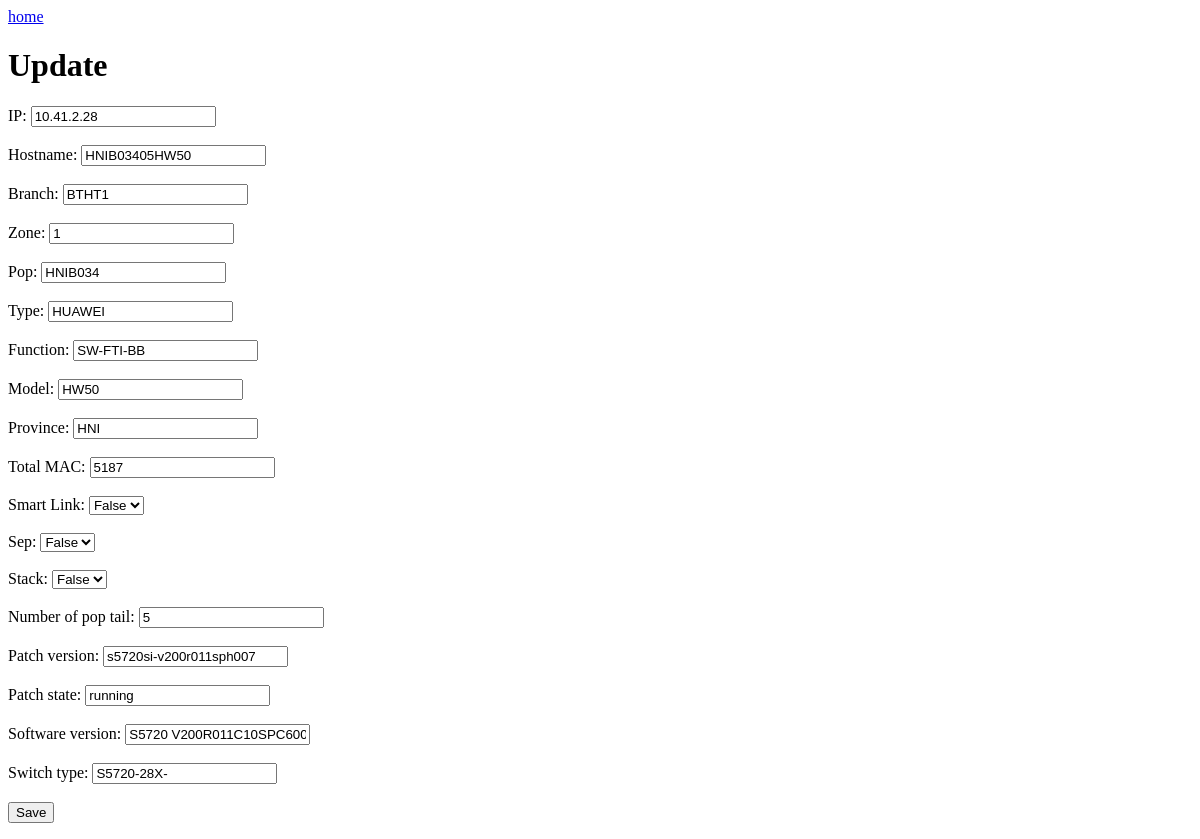
The page /home/782/update on the database as committed earlier.
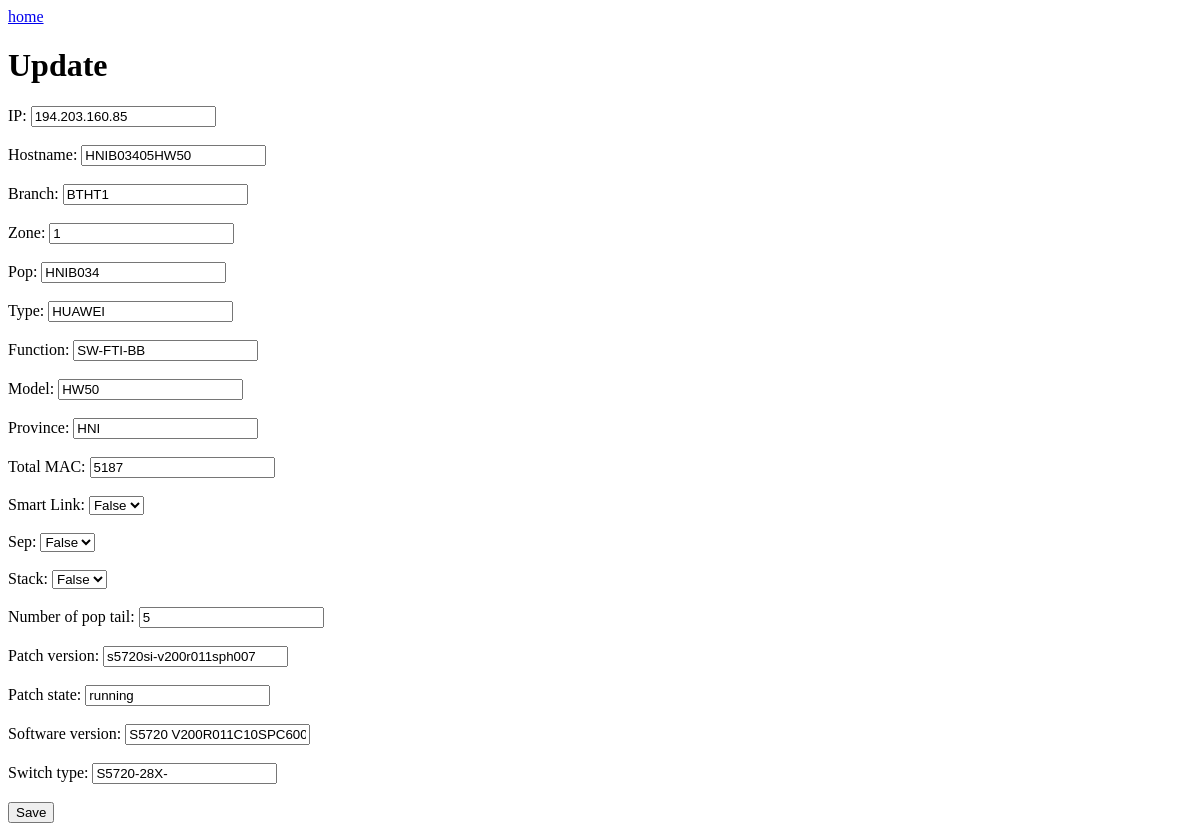
The same page on the database as committed later.
### miniProject/models.py (models this page shows, shortened)
class SampleData(models.Model):
    ip = models.CharField(max_length=100, default="10.41.2.28")
    hostname = models.CharField(max_length=100, default="HNIB03405HW50")
    branch = models.CharField(max_length=100, default="BTHT1")
    zone = models.IntegerField(default=1)
    pop = models.CharField(max_length=100, default="HNIB034")
    type = models.CharField(max_length=100, default="HUAWEI")
    function = models.CharField(max_length=100, default="SW-FTI-BB")
    model = models.CharField(max_length=100, default="HW50")
    province = models.CharField(max_length=100, default="HNI")
    total_mac = models.IntegerField(default=35)
    smart_link = models.BooleanField(default=False)
    sep = models.BooleanField(default=False)
    stack = models.BooleanField(default=False)
    number_of_pop_tail = models.IntegerField(default=0)
    patch_ver = models.CharField(max_length=100, default="s5720si-v200r011sph007")
    patch_state = models.CharField(max_length=100, default="running")
    software_ver = models.CharField(max_length=100, default="S5720 V200R011C10SPC600")
    switch_type = models.CharField(max_length=100, default="S5720-28X-")

### miniProject/views.py (the view)
# urls.py: path('update', views.update_data, name="update_data"),
@csrf_exempt
def update_data(request, _id):
    data = SampleData.objects.get(id = _id)
    return render(request, "miniProject/update.html",{'data':data})

### miniProject/templates/miniProject/update.html (shortened to what this page needs)
<a href="/home">home</a>
<form action= "{% url 'miniProject:update_submit' data.id  %}" method="post">
    <h1>Update</h1>
    <label for="ip">IP: </label>
    <input id="ip" type="text" name="ip" value="{{ data.ip }}">
    <br><br>
    <label for="hostname">Hostname: </label>
    <input id="hostname" type="text" name="hostname" value="{{ data.hostname }}">
    <br><br>
    <label for="branch">Branch: </label>
    <input id="branch" type="text" name="branch" value="{{ data.branch }}">
    <br><br>
    <label for="Zone">Zone: </label>
    <input id="Zone" type="number" name="zone" value="{{ data.zone }}">
    <br><br>
    <label for="pop">Pop: </label>
    <input id="pop" type="text" name="pop" value="{{ data.pop }}">
    <br><br>
    <label for="type">Type: </label>
    <input id="type" type="text" name="type" value="{{ data.type }}">
    <br><br>
    <label for="function">Function: </label>
    <input id="function" type="text" name="function" value="{{ data.function }}">
    <br><br>
    <label for="model">Model: </label>
    <input id="model" type="text" name="model" value="{{ data.model }}">
    <br><br>
    <label for="province">Province: </label>
    <input id="province" type="text" name="province" value="{{ data.province }}">
    <br><br>
    <label for="total_mac">Total MAC: </label>
    <input id="total_mac" type="number" name="total_mac" value="{{ data.total_mac }}">
    <br><br>
    <label for="smart_link">Smart Link:</label>
    <select name="smart_link" id="smart_link">
    {%if data.smart_link == 0 %}
        <option value= 0 selected = "selected">False</option>
     {% else %}
        <option value= 1 selected = "selected">True</option>
        <option value= 0>False</option>
     {% endif %}
    </select>
    <br><br>
    <label for="sep">Sep:</label>
    <select name="sep" id="sep">
    {%if data.sep == 0 %}
        <option value= 0 selected = "selected">False</option>
     {% else %}
        <option value= 1 selected = "selected">True</option>
        <option value= 0>False</option>
     {% endif %}
    </select>
    <br><br>
    <label for="stack">Stack:</label>
    <select name="stack" id="stack">
    {%if data.stack == 0 %}
        <option value= 0 selected = "selected">False</option>
     {% else %}
        <option value= 1 selected = "selected">True</option>
        <option value= 0>False</option>
     {% endif %}
    </select>
    <br><br>
    <label for="number_of_pop_tail">Number of pop tail: </label>
    <input id="number_of_pop_tail" type="number" name="number_of_pop_tail" value="{{ data.number_of_pop_tail }}">
    <br><br>
    <label for="patch_ver">Patch version: </label>
    <input id="patch_ver" type="text" name="patch_ver" value="{{ data.patch_ver }}">
    <br><br>
    <label for="patch_state">Patch state: </label>
    <input id="patch_state" type="text" name="patch_state" value="{{ data.patch_state }}">
    <br><br>
    <label for="software_ver">Software version: </label>
    <input id="software_ver" type="text" name="software_ver" value="{{ data.software_ver }}">
    <br><br>
    <label for="switch_type">Switch type: </label>
    <input id="switch_type" type="text" name="switch_type" value="{{ data.switch_type }}">
    <br><br>
    <input type="submit" value="Save">
</form>

Rows that differ between the two databases and show on the page:
changed SampleData "HNIB03405HW50": ip "10.41.2.28" → "194.203.160.85"
